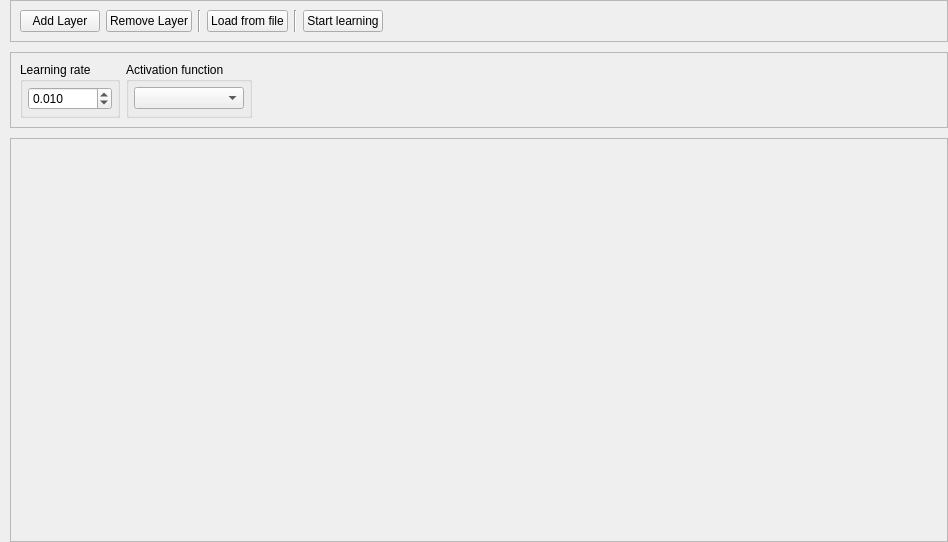
<?xml version="1.0" encoding="UTF-8"?>
<ui version="4.0">
 <class>SetupNetWidget</class>
 <widget class="QWidget" name="SetupNetWidget">
  <property name="geometry">
   <rect>
    <x>0</x>
    <y>0</y>
    <width>948</width>
    <height>542</height>
   </rect>
  </property>
  <property name="windowTitle">
   <string>Form</string>
  </property>
  <layout class="QVBoxLayout" name="verticalLayout">
   <property name="spacing">
    <number>10</number>
   </property>
   <property name="leftMargin">
    <number>10</number>
   </property>
   <property name="topMargin">
    <number>0</number>
   </property>
   <property name="rightMargin">
    <number>0</number>
   </property>
   <property name="bottomMargin">
    <number>0</number>
   </property>
   <item>
    <widget class="QFrame" name="frame_btn">
     <property name="frameShape">
      <enum>QFrame::StyledPanel</enum>
     </property>
     <property name="frameShadow">
      <enum>QFrame::Raised</enum>
     </property>
     <layout class="QHBoxLayout" name="horizontalLayout_3">
      <item>
       <widget class="QPushButton" name="btnAddLayer">
        <property name="text">
         <string>Add Layer</string>
        </property>
       </widget>
      </item>
      <item>
       <widget class="QPushButton" name="btnRemoveLayer">
        <property name="text">
         <string>Remove Layer</string>
        </property>
       </widget>
      </item>
      <item>
       <widget class="Line" name="line_2">
        <property name="orientation">
         <enum>Qt::Vertical</enum>
        </property>
       </widget>
      </item>
      <item>
       <widget class="QPushButton" name="btnLoadFromFile">
        <property name="text">
         <string>Load from file</string>
        </property>
       </widget>
      </item>
      <item>
       <widget class="Line" name="line">
        <property name="orientation">
         <enum>Qt::Vertical</enum>
        </property>
       </widget>
      </item>
      <item>
       <widget class="QPushButton" name="btnStartLearning">
        <property name="text">
         <string>Start learning</string>
        </property>
       </widget>
      </item>
      <item>
       <spacer name="horizontalSpacer">
        <property name="orientation">
         <enum>Qt::Horizontal</enum>
        </property>
        <property name="sizeHint" stdset="0">
         <size>
          <width>40</width>
          <height>20</height>
         </size>
        </property>
       </spacer>
      </item>
     </layout>
    </widget>
   </item>
   <item>
    <widget class="QFrame" name="frNetSetup">
     <property name="frameShape">
      <enum>QFrame::StyledPanel</enum>
     </property>
     <property name="frameShadow">
      <enum>QFrame::Raised</enum>
     </property>
     <layout class="QHBoxLayout" name="horizontalLayout">
      <item>
       <widget class="QGroupBox" name="groupBox">
        <property name="title">
         <string>Learning rate</string>
        </property>
        <layout class="QVBoxLayout" name="verticalLayout_2">
         <property name="spacing">
          <number>0</number>
         </property>
         <property name="leftMargin">
          <number>5</number>
         </property>
         <property name="topMargin">
          <number>5</number>
         </property>
         <property name="rightMargin">
          <number>5</number>
         </property>
         <property name="bottomMargin">
          <number>5</number>
         </property>
         <item>
          <widget class="QDoubleSpinBox" name="sbLearningRate">
           <property name="decimals">
            <number>3</number>
           </property>
           <property name="minimum">
            <double>0.000000000000000</double>
           </property>
           <property name="maximum">
            <double>1.000000000000000</double>
           </property>
           <property name="singleStep">
            <double>0.005000000000000</double>
           </property>
           <property name="stepType">
            <enum>QAbstractSpinBox::AdaptiveDecimalStepType</enum>
           </property>
           <property name="value">
            <double>0.010000000000000</double>
           </property>
          </widget>
         </item>
        </layout>
       </widget>
      </item>
      <item>
       <widget class="QGroupBox" name="groupBox_2">
        <property name="title">
         <string>Activation function</string>
        </property>
        <layout class="QVBoxLayout" name="verticalLayout_3">
         <property name="spacing">
          <number>0</number>
         </property>
         <property name="leftMargin">
          <number>5</number>
         </property>
         <property name="topMargin">
          <number>5</number>
         </property>
         <property name="rightMargin">
          <number>5</number>
         </property>
         <property name="bottomMargin">
          <number>5</number>
         </property>
         <item>
          <widget class="QComboBox" name="cBox_act_function"/>
         </item>
        </layout>
       </widget>
      </item>
      <item>
       <spacer name="horizontalSpacer_2">
        <property name="orientation">
         <enum>Qt::Horizontal</enum>
        </property>
        <property name="sizeHint" stdset="0">
         <size>
          <width>624</width>
          <height>20</height>
         </size>
        </property>
       </spacer>
      </item>
     </layout>
    </widget>
   </item>
   <item>
    <widget class="QScrollArea" name="scrollArea">
     <property name="widgetResizable">
      <bool>true</bool>
     </property>
     <widget class="QWidget" name="scroll_layers">
      <property name="geometry">
       <rect>
        <x>0</x>
        <y>0</y>
        <width>936</width>
        <height>393</height>
       </rect>
      </property>
      <layout class="QHBoxLayout" name="layerLayout"/>
     </widget>
    </widget>
   </item>
  </layout>
 </widget>
 <resources/>
 <connections/>
</ui>
